Frame 1 (no input): blank canvas, image omitted
Frame 60 (no input): blank canvas, image omitted
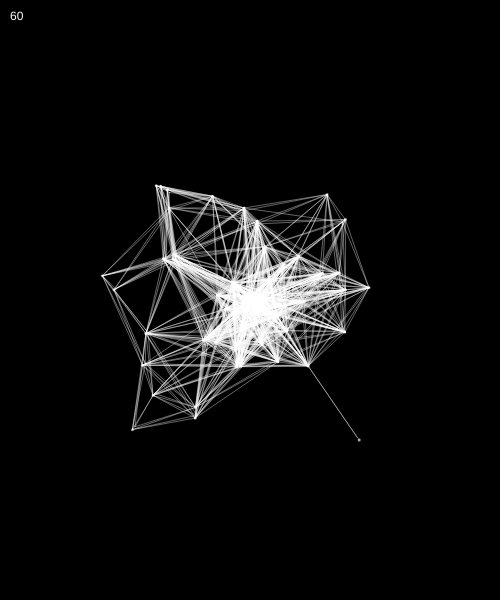
Frame 120 (the mouse pressed at the canvas centre since frame 60)

The p5.js sketch whose frames 1 and 60 were blank and that drew this single picture after the mouse press (run headless with seeded random() and noise() and a simulated clock; from frame 60 on, the mouse is pressed at the canvas centre):

// p5.js sketch
// ── sketch.js
// IMA | NYU Shanghai
// MOQN
// Oct 5 2019


let NUM_OF_CIRCLES = 500;
let balls = [];

function setup() {
  createCanvas(500, 600);
}

function draw() {
  background(0);

  if (mouseIsPressed) {
    balls.push( new Ball(mouseX, mouseY, 3) );
  }

  for (let i=0; i<balls.length; i++) {
    let b = balls[i];
    b.move();
    for (let j=0; j<balls.length; j++) {
      if (i != j) {
        otherB = balls[j];
        b.connectLine(otherB);
      }
    }
    b.display();
    b.updateLifespan();
    b.checkOutOfCanvas();
  }

  for (let i = balls.length-1; i >= 0; i--) {
    let b = balls[i];
    if (b.isDone) {
      balls.splice(i, 1);
    }
  }

  fill(255);
  text(balls.length, 10, 20);
}



class Ball {
  constructor(x, y, dia) {
    this.x = x;
    this.y = y;
    this.dia = dia;
    this.xSpd = random(-3, 3);
    this.ySpd = random(-3, 3);

    this.isDone = false;
    this.lifespan = 1.0; // 100%
    this.lifeReduction = random(0.005, 0.010);
  }
  updateLifespan() {
    if (this.lifespan > 0) {
      this.lifespan -= this.lifeReduction;
    } else {
      this.lifespan = 0;
      this.isDone = true;
    }
  }
  move() {
    this.x += this.xSpd;
    this.y += this.ySpd;
  }
  checkOutOfCanvas() {
    if (this.x < 0 || this.x > width) {
      this.isDone = true;
    }
    if (this.y < 0 || this.y > height) {
      this.isDone = true;
    }
  }
  display() {
    noStroke();
    fill(255, 255 * this.lifespan);
    ellipse(this.x, this.y, this.dia, this.dia);
  }
  connectLine(other) {
    // ***
    let distance = dist(this.x, this.y, other.x, other.y);
    if (distance < 100) { // 100 is arbitrary
      stroke(255, 100);
      line(this.x, this.y, other.x, other.y);
    }
  }
}
